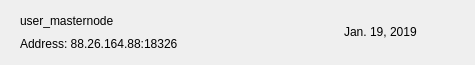
<?xml version="1.0" encoding="UTF-8"?>
<ui version="4.0">
 <class>MNRow</class>
 <widget class="QWidget" name="MNRow">
  <property name="geometry">
   <rect>
    <x>0</x>
    <y>0</y>
    <width>475</width>
    <height>65</height>
   </rect>
  </property>
  <property name="windowTitle">
   <string>Form</string>
  </property>
  <property name="styleSheet">
   <string notr="true"/>
  </property>
  <layout class="QVBoxLayout" name="verticalLayout_2">
   <property name="spacing">
    <number>0</number>
   </property>
   <property name="leftMargin">
    <number>20</number>
   </property>
   <property name="topMargin">
    <number>0</number>
   </property>
   <property name="rightMargin">
    <number>20</number>
   </property>
   <property name="bottomMargin">
    <number>0</number>
   </property>
   <item>
    <widget class="QFrame" name="frame_2">
     <property name="styleSheet">
      <string notr="true">border:none;</string>
     </property>
     <property name="frameShape">
      <enum>QFrame::StyledPanel</enum>
     </property>
     <property name="frameShadow">
      <enum>QFrame::Raised</enum>
     </property>
     <layout class="QHBoxLayout" name="horizontalLayout">
      <property name="leftMargin">
       <number>0</number>
      </property>
      <property name="rightMargin">
       <number>0</number>
      </property>
      <item>
       <widget class="QFrame" name="frame">
        <property name="styleSheet">
         <string notr="true">border:none;padding:0px;</string>
        </property>
        <property name="frameShape">
         <enum>QFrame::StyledPanel</enum>
        </property>
        <property name="frameShadow">
         <enum>QFrame::Raised</enum>
        </property>
        <layout class="QVBoxLayout" name="verticalLayout">
         <property name="spacing">
          <number>0</number>
         </property>
         <property name="leftMargin">
          <number>0</number>
         </property>
         <property name="topMargin">
          <number>0</number>
         </property>
         <property name="rightMargin">
          <number>0</number>
         </property>
         <property name="bottomMargin">
          <number>0</number>
         </property>
         <item>
          <widget class="QLabel" name="labelName">
           <property name="text">
            <string>user_masternode</string>
           </property>
          </widget>
         </item>
         <item>
          <widget class="QLabel" name="labelAddress">
           <property name="text">
            <string>Address: 88.26.164.88:18326</string>
           </property>
          </widget>
         </item>
        </layout>
       </widget>
      </item>
      <item>
       <spacer name="horizontalSpacer">
        <property name="orientation">
         <enum>Qt::Horizontal</enum>
        </property>
        <property name="sizeHint" stdset="0">
         <size>
          <width>40</width>
          <height>20</height>
         </size>
        </property>
       </spacer>
      </item>
      <item>
       <widget class="QLabel" name="labelDate">
        <property name="text">
         <string>Jan. 19, 2019</string>
        </property>
       </widget>
      </item>
      <item>
       <widget class="QPushButton" name="pushButtonMenu">
        <property name="focusPolicy">
         <enum>Qt::NoFocus</enum>
        </property>
        <property name="styleSheet">
         <string notr="true">border:none; background-color:transparent; padding:0px;</string>
        </property>
        <property name="text">
         <string/>
        </property>
        <property name="icon">
         <iconset>
          <normaloff>:/ic-menu-hover</normaloff>:/ic-menu-hover</iconset>
        </property>
        <property name="iconSize">
         <size>
          <width>24</width>
          <height>24</height>
         </size>
        </property>
       </widget>
      </item>
     </layout>
    </widget>
   </item>
   <item>
    <widget class="QLabel" name="lblDivisory">
     <property name="minimumSize">
      <size>
       <width>0</width>
       <height>1</height>
      </size>
     </property>
     <property name="maximumSize">
      <size>
       <width>16777215</width>
       <height>1</height>
      </size>
     </property>
     <property name="text">
      <string/>
     </property>
     <property name="alignment">
      <set>Qt::AlignBottom|Qt::AlignLeading|Qt::AlignLeft</set>
     </property>
    </widget>
   </item>
  </layout>
 </widget>
 <resources/>
 <connections/>
</ui>
